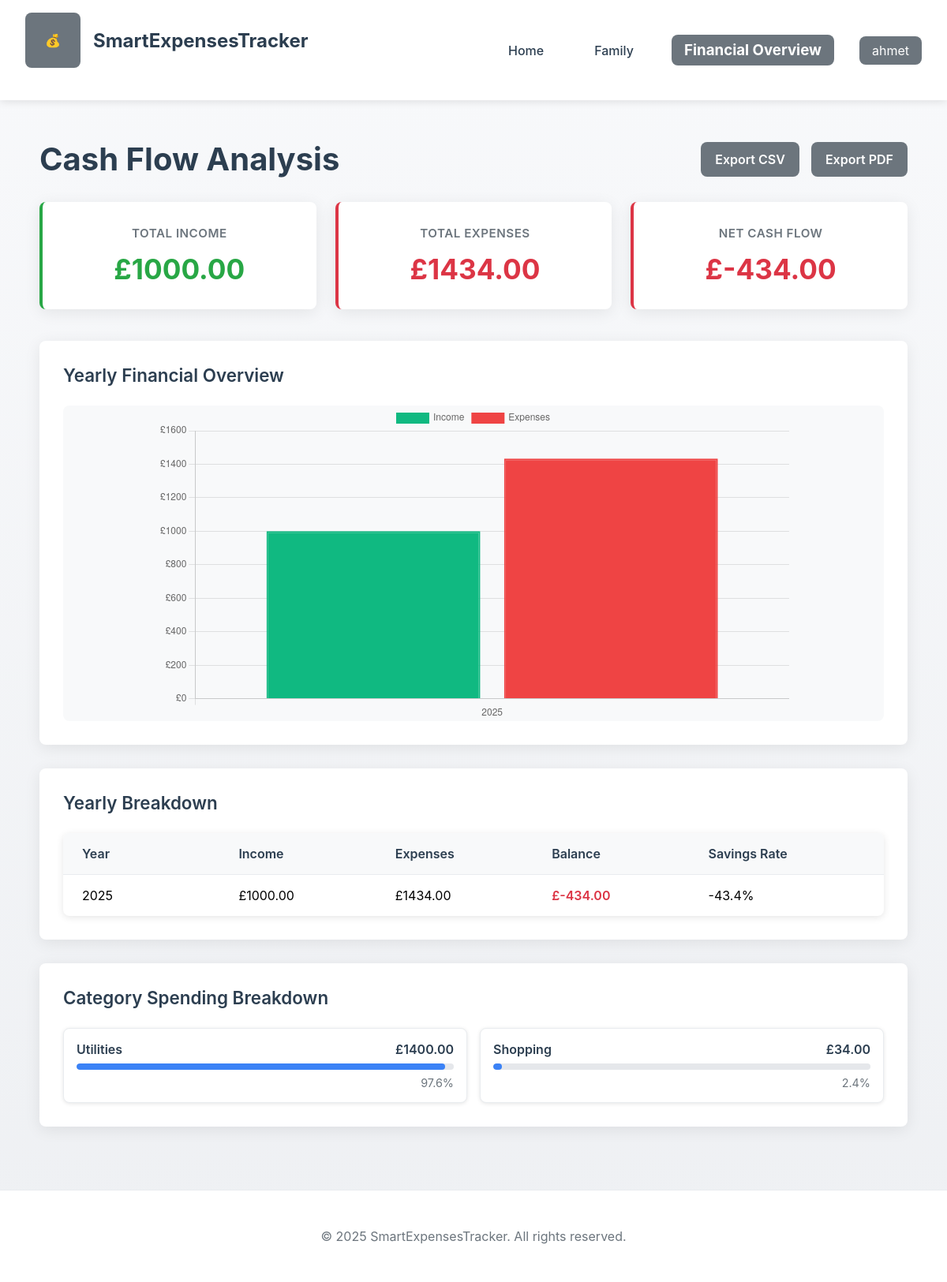
/cashflow (signed in), run on the app's committed database.
### app/models.py (models this page shows, shortened)
class User(db.Model, UserMixin):
    __tablename__ = 'users'
    user_id = db.Column(db.Integer, primary_key=True, autoincrement=True)
    user_name = db.Column(db.String(255), nullable=False)
    password_hash = db.Column(db.String(255), nullable=False)
    email = db.Column(db.String(255), unique=True, nullable=False)
    created_at = db.Column(db.DateTime, nullable=False, server_default=func.now())
    is_admin = db.Column(db.Boolean, nullable=False, default=False)
    members = db.relationship('Member', backref='user', cascade='all, delete-orphan')
    transactions = db.relationship('Transaction', backref='user', cascade='all, delete-orphan')
    categories = db.relationship('Category', backref='user', cascade='all, delete-orphan')
    budgets = db.relationship('Budget', backref='user', cascade='all, delete-orphan')

class Category(db.Model):
    __tablename__ = 'categories'
    category_id = db.Column(db.Integer, primary_key=True, autoincrement=True)
    category_name = db.Column(db.Enum('Transport', 'Utilities', 'Entertainment', 'Food', 'Healthcare', 'Shopping', 'Other', name='category_enum'), nullable=False)
    user_id = db.Column(db.Integer, db.ForeignKey('users.user_id', ondelete='CASCADE'), nullable=True) # to distinguish user category vs system category
    transactions = db.relationship('Transaction', backref='category', passive_deletes=True)

### app/main/routes.py (the view, shortened to what this page needs)
@main_bp.route('/cashflow')
@login_required
def cash_flow():
    try:
        cash_flow_data = CashFlowService.get_cash_flow_summary(current_user.user_id)
        category_report = ReportingService.get_category_report(current_user.user_id)
        available_years = db.session.query(
            db.func.extract('year', Transaction.transaction_date)
        ).filter(
            Transaction.user_id == current_user.user_id
        ).distinct().order_by(
            db.func.extract('year', Transaction.transaction_date).asc()
        ).all()
        available_years = [int(year[0]) for year in available_years]
        yearly_data = []
        if available_years:
            for year in available_years:
                yearly_income = 0
                yearly_expenses = 0
                for month in range(1, 13):
                    try:
                        monthly_data = SimpleAnalyticsService.get_monthly_totals(current_user.user_id, year, month)
                        yearly_income += monthly_data['income']
                        yearly_expenses += monthly_data['expenses']
                    except Exception as e:
                        print(f"Error getting monthly data for {year}-{month}: {e}")
                        continue
                if yearly_income > 0 or yearly_expenses > 0:
                    yearly_data.append({
                        'year': year,
                        'income': yearly_income,
                        'expenses': yearly_expenses,
                        'balance': yearly_income - yearly_expenses
                    })
        return render_template('cashflow.html',
                             cash_flow_data=cash_flow_data,
                             category_report=category_report,
                             yearly_data=yearly_data)
    except Exception as e:
        print(f"Cashflow error: {e}")
        current_year = datetime.now().year
        empty_data = {
            'summary': {
                'total_income': 0,
                'total_income_formatted': '£0.00',
                'total_expenses': 0,
                'total_expenses_formatted': '£0.00',
                'net_cash_flow': 0,
                'net_cash_flow_formatted': '£0.00',
                'cash_flow_positive': True
            },
            'current_month': {
                'income': 0,
                'expenses': 0,
                'balance': 0,
                'income_formatted': '£0.00',
                'expenses_formatted': '£0.00',
                'balance_formatted': '£0.00'
            }
        }
        empty_categories = {
            'categories': [],
            'total_expenses': 0,
                'total_expenses_formatted': '£0.00'
        }
        empty_yearly = [{
            'year': current_year,
            'income': 0,
            'expenses': 0,
            'balance': 0
        }]
        return render_template('cashflow.html',
                             cash_flow_data=empty_data,
                             category_report=empty_categories,
                             yearly_data=empty_yearly)

### app/__init__.py (called while the page is built)
def create_app():
    app = Flask(__name__)
    app.config['SECRET_KEY'] = 'your-secret-key-here'
    app.config['SQLALCHEMY_DATABASE_URI'] = 'sqlite:///expenses.db'
    app.config['SQLALCHEMY_TRACK_MODIFICATIONS'] = False
    db.init_app(app)
    login_manager.init_app(app)
    migrate.init_app(app, db)
    from app.admin import init_admin
    init_admin(app, db)
    @login_manager.user_loader
    def load_user(user_id):
        return User.query.get(int(user_id))
    from app.auth.routes import auth_bp
    from app.main.routes import main_bp
    from app.transactions.routes import transactions_bp
    app.register_blueprint(auth_bp)
    app.register_blueprint(main_bp)
    app.register_blueprint(transactions_bp, url_prefix='/transactions')
    @app.context_processor
    def utility_processor():
        return dict(now=datetime.now)
    return app

### app/services.py (called while the page is built)
    @staticmethod
    def get_total_income(user_id):
        total = db.session.query(db.func.sum(Transaction.amount)).filter(
            Transaction.user_id == user_id,
            Transaction.transaction_type == 'income'
        ).scalar() or 0
        return float(total)

    @staticmethod
    def get_total_expenses(user_id):
        total = db.session.query(db.func.sum(Transaction.amount)).filter(
            Transaction.user_id == user_id,
            Transaction.transaction_type == 'expense'
        ).scalar() or 0
        return float(total)

    @staticmethod
    def get_spending_by_category(user_id):
        transactions = Transaction.query.filter_by(
            user_id=user_id,
            transaction_type='expense'
        ).all()
        category_totals = {}
        for transaction in transactions:
            category_name = transaction.category.category_name if transaction.category else 'Other'
            if category_name in category_totals:
                category_totals[category_name] += float(transaction.amount)
            else:
                category_totals[category_name] = float(transaction.amount)
        return category_totals

    @staticmethod
    def format_currency(amount):
        return f"£{float(amount):.2f}"

    @staticmethod
    def calculate_percentage(part, total):
        if total == 0:
            return 0
        return (part / total) * 100

### app/templates/cashflow.html (shortened to what this page needs)
{% extends "base.html" %}  {% block head %}
<link
  rel="stylesheet"
  href="{{ url_for('static', filename='css/cashflow.css') }}"
/>
{% endblock %} {% block content %}
<div class="cashflow-container">
  <div class="cashflow-header">
    <h1>Cash Flow Analysis</h1>
    <div class="export-buttons">
      <a href="{{ url_for('transactions.export_csv') }}" class="btn secondary"
        >Export CSV</a
      >
      <a href="{{ url_for('transactions.export_pdf') }}" class="btn secondary"
        >Export PDF</a
      >
    </div>
  </div>
  <div class="summary-grid">
    <div class="summary-card positive">
      <h3>Total Income</h3>
      <h2>{{ cash_flow_data.summary.total_income_formatted }}</h2>
    </div>
    <div class="summary-card negative">
      <h3>Total Expenses</h3>
      <h2>{{ cash_flow_data.summary.total_expenses_formatted }}</h2>
    </div>
    <div
      class="summary-card {% if cash_flow_data.summary.net_cash_flow >= 0 %}positive{% else %}negative{% endif %}"
    >
      <h3>Net Cash Flow</h3>
      <h2>{{ cash_flow_data.summary.net_cash_flow_formatted }}</h2>
    </div>
  </div>
  <div class="chart-section">
    <h3>Yearly Financial Overview</h3>
    <div class="chart-container">
      <canvas id="yearlyChart" width="400" height="200"></canvas>
    </div>
  </div>
  <div class="data-section">
    <h3>Yearly Breakdown</h3>
    <div class="data-table">
      <div class="table-header">
        <span>Year</span>
        <span>Income</span>
        <span>Expenses</span>
        <span>Balance</span>
        <span>Savings Rate</span>
      </div>
      {% for year_data in yearly_data %}
      <div class="table-row">
        <span class="year">{{ year_data.year }}</span>
        <span class="income">£{{ "%.2f"|format(year_data.income) }}</span>
        <span class="expense">£{{ "%.2f"|format(year_data.expenses) }}</span>
        <span
          class="balance {% if year_data.balance >= 0 %}positive{% else %}negative{% endif %}"
        >
          £{{ "%.2f"|format(year_data.balance) }}
        </span>
        <span class="savings-rate">
          {% if year_data.income > 0 %} {{ "%.1f"|format((year_data.balance /
          year_data.income) * 100) }}% {% else %} 0% {% endif %}
        </span>
      </div>
      {% endfor %}
    </div>
  </div>
  <div class="category-section">
    <h3>Category Spending Breakdown</h3>
    <div class="category-grid">
      {% for category in category_report.categories %}
      <div class="category-item">
        <div class="category-header">
          <span class="category-name">{{ category.category_name }}</span>
          <span class="category-amount">{{ category.amount_formatted }}</span>
        </div>
        <div class="progress-bar">
          <div
            class="progress-fill"
            style="width: {{ category.percentage }}%"
          ></div>
        </div>
        <div class="category-percentage">
          {{ "%.1f"|format(category.percentage) }}%
        </div>
      </div>
      {% endfor %}
    </div>
  </div>
</div>
<script>
  document.addEventListener('DOMContentLoaded', function() {
      // Yearly Chart
      const yearlyCtx = document.getElementById('yearlyChart').getContext('2d');
      const yearlyData = {
          labels: [{% for year in yearly_data %}'{{ year.year }}'{% if not loop.last %},{% endif %}{% endfor %}],
          datasets: [
              {
                  label: 'Income',
                  data: [{% for year in yearly_data %}{{ year.income }}{% if not loop.last %},{% endif %}{% endfor %}],
                  backgroundColor: '#10B981',
                  borderColor: '#10B981',
                  borderWidth: 2
              },
              {
                  label: 'Expenses',
                  data: [{% for year in yearly_data %}{{ year.expenses }}{% if not loop.last %},{% endif %}{% endfor %}],
                  backgroundColor: '#EF4444',
                  borderColor: '#EF4444',
                  borderWidth: 2
              }
          ]
      };
      new Chart(yearlyCtx, {
          type: 'bar',
          data: yearlyData,
          options: {
              responsive: true,
              scales: {
                  y: {
                      beginAtZero: true,
                      ticks: {
                          callback: function(value) {
                              return '£' + value;
                          }
                      }
                  }
              }
          }
      });
  });
</script>
{% endblock %}

### app/templates/base.html (shortened to what this page needs)
<!DOCTYPE html>
<html lang="en">
  <head>
    <link
      rel="stylesheet"
      href="{{ url_for('static', filename='css/style.css') }}"
    />
    {% block head %}{% endblock %}
  </head>
  <body>
    <nav class="navbar">
      <div class="nav-container">
        <div class="brand">
          <div class="logo">💰</div>
          <h1>
            <a
              href="{{ url_for('main.index') }}"
              style="text-decoration: none; color: inherit"
              >SmartExpensesTracker</a
            >
          </h1>
        </div>
        <div class="nav-links">
          {% if current_user.is_authenticated %}
          <a href="{{ url_for('main.dashboard') }}" class="nav-link">Home</a>
          <a href="{{ url_for('main.family_management') }}" class="nav-link">Family</a>
          <div class="user-menu">
            <h3 class="user-name">Financial Overview</h3>
          </div>
          <div class="user-menu">
            <span class="user-name">{{ current_user.user_name }}</span>
          </div>
          {% else %}
          <a href="{{ url_for('main.index') }}" class="nav-link">Home</a>
          <a href="{{ url_for('main.about') }}" class="nav-link">About Us</a>
          {% endif %}
        </div>
      </div>
    </nav>
    <main class="wrapper">{% block content %}{% endblock %}</main>
    <footer class="footer">
      <div class="footer-content">
        <p>&copy; 2025 SmartExpensesTracker. All rights reserved.</p>
      </div>
    </footer>
  </body>
</html>

### app/static/css/style.css (style rules this page uses)
:root { --accent: #6c757d; --accent-dark: #545b62; --text: #2c3e50; --muted: #6c757d; --bg-light: #f8f9fa; --white: #fff; --success: #28a745; --danger: #dc3545; --warning: #ffc107; --primary: #3498db; --secondary: #6c757d; --info: #17a2b8; --border: #e9ecef; --radius: 8px; --transition: 0.25s ease; --font-family: "Inter", "Segoe UI", -apple-system, sans-serif; --border-radius-sm: 4px; }
body { background: linear-gradient(180deg, #f8f9fb 0%, #eef0f3 100%); min-height: 100vh; margin: 0; display: flex; flex-direction: column; font-family: var(--font-family); }
.navbar { background: var(--white); box-shadow: 0 2px 10px rgba(0,0,0,0.1); padding: 1rem 0; }
.nav-container { max-width: 1200px; margin: 0 auto; padding: 0 2rem; display: flex; justify-content: space-between; align-items: center; }
.navbar .brand { display: flex; align-items: center; gap: 16px; }
.navbar .brand h1 { margin: 0; font-size: 24px; color: var(--text); }
.navbar .brand a { text-decoration: none; color: inherit; }
.nav-links { display: flex; align-items: center; gap: 2rem; }
.nav-link { text-decoration: none; color: var(--text); font-weight: 500; padding: 0.5rem 1rem; border-radius: var(--radius); transition: var(--transition); }
.user-menu { position: relative; display: inline-block; }
.user-name { padding: 0.5rem 1rem; background: var(--accent); color: var(--white); border-radius: var(--radius); cursor: pointer; }
.wrapper { max-width: 1200px; width: 100%; padding: 30px; margin: 0 auto; flex: 1; box-sizing: border-box; }
.chart-container { position: relative; height: 300px; }
.progress-bar { flex: 1; height: 8px; background: var(--bg-light); border-radius: 4px; overflow: hidden; }
.progress-fill { height: 100%; transition: width 0.3s ease; }
.brand { display: flex; align-items: center; gap: 16px; margin-bottom: 25px; justify-content: center; }
.logo { width: 70px; height: 70px; border-radius: var(--radius); background: var(--accent); display: flex; align-items: center; justify-content: center; }
.brand h1 { font-size: 36px; color: var(--text); margin: 0; }
.btn { border: none; cursor: pointer; border-radius: 8px; font-size: 16px; padding: 12px 18px; transition: var(--transition); font-family: inherit; font-weight: 600; text-decoration: none; display: inline-block; text-align: center; }
.btn.secondary { background: var(--secondary); color: var(--white); }
.footer { background: var(--white); padding: 2rem 0; margin-top: auto; border-top: 1px solid var(--border); }
.footer-content { max-width: 1200px; margin: 0 auto; padding: 0 2rem; text-align: center; color: var(--muted); }

### data on the page
User: user_name "ahmet"
Category: category_name "Utilities", amount_formatted "£1400.00", {{ category.percentage }} 97.62900976290098 (drawn), percentage "97.6"
Category: category_name "Shopping", amount_formatted "£34.00", {{ category.percentage }} 2.3709902370990235 (drawn), percentage "2.4"

### other printed values
{{ cash_flow_data.summary.total_income_formatted }} "£1000.00"
{{ cash_flow_data.summary.total_expenses_formatted }} "£1434.00"
{{ cash_flow_data.summary.net_cash_flow_formatted }} "£-434.00"
{{ year_data.year }} "2025"
{{ "%.2f"|format(year_data.income) }} "1000.00"
{{ "%.2f"|format(year_data.expenses) }} "1434.00"
{{ "%.2f"|format(year_data.balance) }} "-434.00"
{{ "%.1f"|format((year_data.balance /
          year_data.income) * 100) }} "-43.4"
chart data {{ year.year }} 2025
chart data {{ year.income }} 1000.0
chart data {{ year.expenses }} 1434.0
